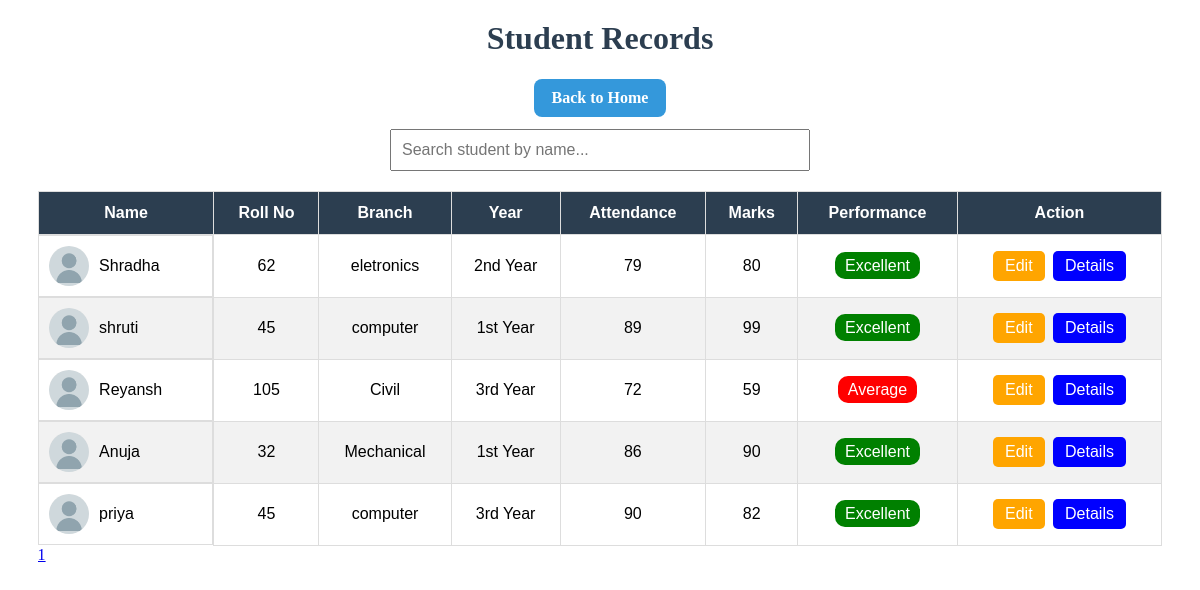
Before: /records with the older database file.
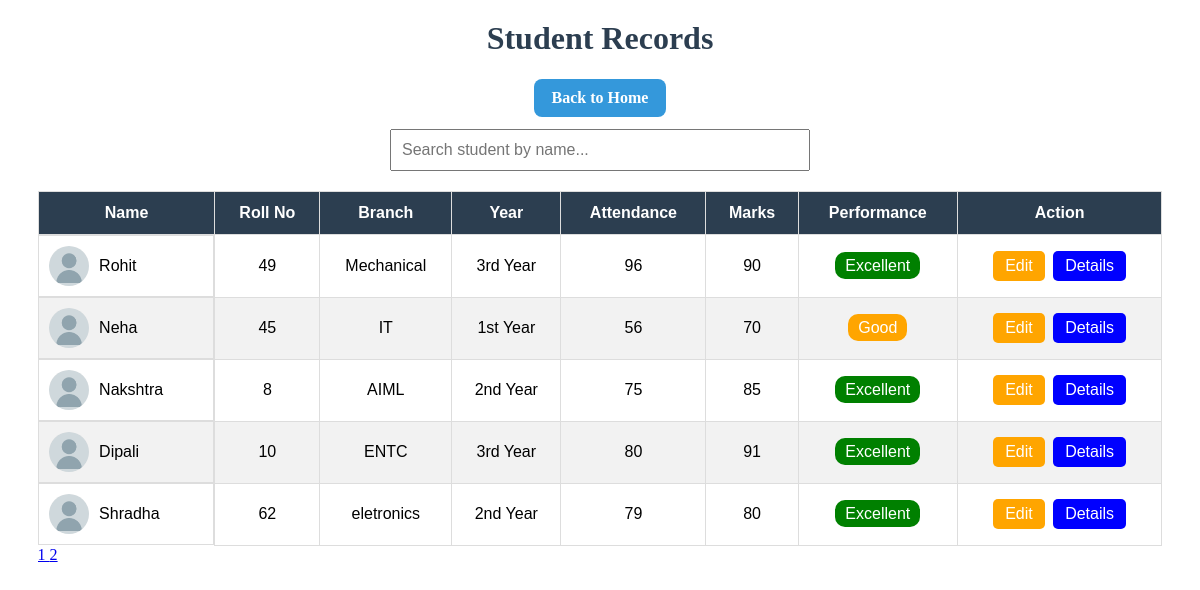
After: the same page with the newer database file.
### tables this page shows
CREATE TABLE students (
                    id INTEGER PRIMARY KEY AUTOINCREMENT,
                    name TEXT NOT NULL,
                    roll_no INTEGER NOT NULL,
                    marks INTEGER NOT NULL,
                    branch TEXT NOT NULL,
                    attendance INTEGER DEFAULT 0
                 , photo TEXT DEFAULT 'default.png', year TEXT DEFAULT '1st Year');

### project_flask.py (the view)
@app.route('/records')
def records():
    page = request.args.get('page', 1, type=int)
    per_page = 5
    offset = (page - 1) * per_page
    conn = get_db()
    students = conn.execute("""
        SELECT id, name, roll_no, branch, attendance, marks, year, photo
        FROM students
        ORDER BY id DESC
        LIMIT ? OFFSET ?
    """, (per_page, offset)).fetchall()
    total = conn.execute('SELECT COUNT(*) FROM students').fetchone()[0]
    conn.close()
    total_pages = (total + per_page - 1) // per_page  # Calculate total pages
    return render_template('records.html', students=students, total_pages=total_pages)

### database.py (called while the page is built)
def get_db():
    conn = sqlite3.connect(DB_PATH)
    conn.row_factory = sqlite3.Row
    return conn

### templates/records.html (shortened to what this page needs)
<h1 style="text-align:center; margin:20px; color:#2c3e50;">
    Student Records
</h1>
<div style="text-align:center; margin-bottom: 10px;">
    <a href="{{ url_for('home') }}" class="action-btn back-btn">Back to Home</a>
</div>
<input
    type="text"
    id="searchInput"
    class="search-box"
    placeholder="Search student by name...">
<div class="table-wrapper">
    <table>
        <thead>
            <tr>
                <th>Name</th>
                <th>Roll No</th>
                <th>Branch</th>
                <th>Year</th>
                <th>Attendance</th>
                <th>Marks</th>
                <th>Performance</th>
                <th>Action</th>
            </tr>
        </thead>
        <tbody id="tableBody">
           {% for student in students %}
            <tr data-name="{{ student[1]|lower }}">
      <td style="display:flex;align-items:center;gap:10px;">
                 {% if student[7] %}
             <img src="{{ url_for('static', filename='uploads/' + student[7]) }}"
                 alt="{{ student[1] }}"
              style="width:40px;height:40px;border-radius:50%;object-fit:cover;">
            {% else %}
          <img src="{{ url_for('static', filename='uploads/default.png') }}"
             alt="Default"
             style="width:40px;height:40px;border-radius:50%;object-fit:cover;">
           {% endif %}
          <span>{{ student[1] }}</span>
       </td>
                <td>{{ student[2] }}</td>
                <td>{{ student[3] }}</td>
                <td>{{ student[6] }}</td>
                <td>{{ student[4] }}</td>
                <td>{{ student[5] }}</td>
                <td>
                    {% if student[5] >= 80 %}
                        <span style="background:green;color:white;padding:5px 10px;border-radius:10px;">
                            Excellent
                        </span>
                    {% elif student[5] >= 60 %}
                        <span style="background:orange;color:white;padding:5px 10px;border-radius:10px;">
                            Good
                        </span>
                    {% else %}
                        <span style="background:red;color:white;padding:5px 10px;border-radius:10px;">
                            Average
                        </span>
                    {% endif %}
                </td>
                <td>
                    <a href="{{ url_for('edit_student', id=student[0]) }}"
                        class="action-btn edit-btn">
                        Edit
                    </a>
                    <a href="{{ url_for('student_detail', id=student[0]) }}"
                       class="action-btn detail-btn">
                       Details
                    </a>
                </td>
            </tr>
        {% endfor %}
        </tbody>
    </table>
      <div class="text-center mt-3">
              {% for p in range(1, total_pages + 1) %}
           <a href="{{ url_for('records', page=p) }}"
               class="btn {% if p == page %}btn-primary{% else %}btn-outline-primary{% endif %}">
               {{ p }}
           </a>
           {% endfor %}
      </div>
</div>

Changed rows visible on the page:
no longer on this page (row unchanged): students: photo (placeholder picture), name "shruti", roll_no "45", branch "computer", year "1st Year", attendance "89", marks "99", shows "Excellent"
no longer on this page (row unchanged): students: photo (placeholder picture), name "Reyansh", roll_no "105", branch "Civil", year "3rd Year", attendance "72", marks "59", shows "Average"
no longer on this page (row unchanged): students: photo (placeholder picture), name "Anuja", roll_no "32", branch "Mechanical", year "1st Year", attendance "86", marks "90", shows "Excellent"
no longer on this page (row unchanged): students: photo (placeholder picture), name "priya", roll_no "45", branch "computer", year "3rd Year", attendance "90", marks "82", shows "Excellent"
added students: photo (placeholder picture), name "Rohit", roll_no "49", branch "Mechanical", year "3rd Year", attendance "96", marks "90", shows "Excellent"
added students: photo (placeholder picture), name "Neha", roll_no "45", branch "IT", year "1st Year", attendance "56", marks "70", shows "Good"
added students: photo (placeholder picture), name "Nakshtra", roll_no "8", branch "AIML", year "2nd Year", attendance "75", marks "85", shows "Excellent"
added students: photo (placeholder picture), name "Dipali", roll_no "10", branch "ENTC", year "3rd Year", attendance "80", marks "91", shows "Excellent"
Other visible differences:
new list line: "2"
